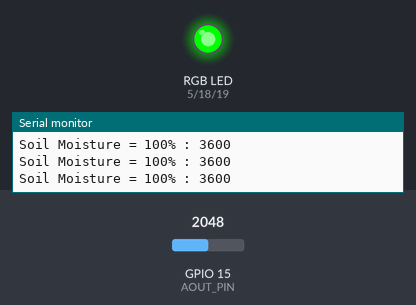
A sketch run on a simulated ESP32. Parts: an RGB LED mixed from three pins (HIGH = lit), the last lines printed to the serial monitor. Inputs (shaded band) come from the test bench; at power-on: GPIO 15 (AOUT_PIN) = 2048.

Above: at 1.2 s.
1.3 s: GPIO 15 (AOUT_PIN) set to 3658
2.8 s: GPIO 15 (AOUT_PIN) set to 3773
At 3.6 s:
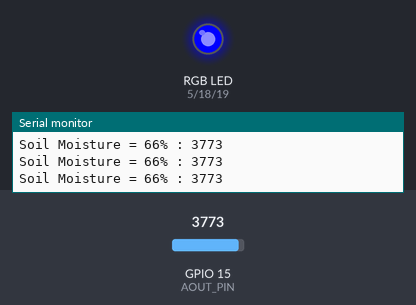
4.3 s: GPIO 15 (AOUT_PIN) set to 3866
5.8 s: GPIO 15 (AOUT_PIN) set to 3960
At 6.3 s:
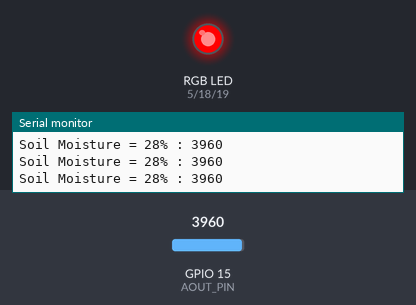
7.3 s: GPIO 15 (AOUT_PIN) set to 3603
At 7.6 s:
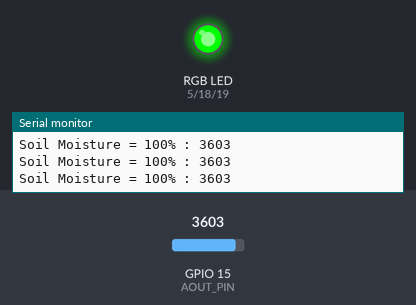
8.8 s: GPIO 15 (AOUT_PIN) set to 4095
At 10.1 s:
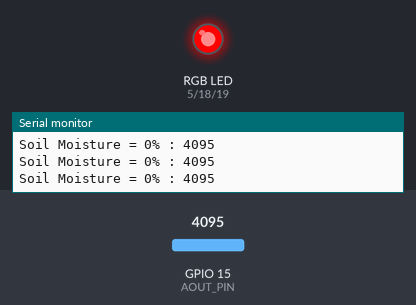
Timing chart, 0 to 11.3 s (numbered marks = the images above; inputs shaded):
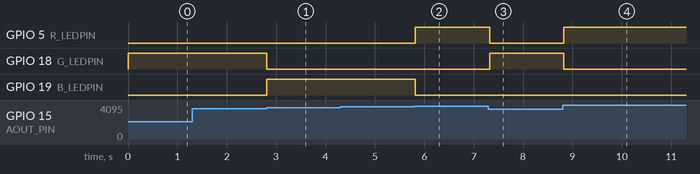

The sketch:

EX10_SOIL_SENSOR_RGBLED_CALIBRATE.ino
```cpp
int R_LEDPIN = 5;
int G_LEDPIN = 18;
int B_LEDPIN = 19;
#define AOUT_PIN 15

void setup() {
  // put your setup code here, to run once:
  Serial.begin(115200);
  analogSetAttenuation(ADC_11db);
  pinMode(R_LEDPIN, OUTPUT);
  pinMode(G_LEDPIN, OUTPUT);
  pinMode(B_LEDPIN, OUTPUT);
}

void loop() {
  // put your main code here, to run repeatedly:
  int value = analogRead(AOUT_PIN);

  if(value < 3600){
    value = 3600;
  }else if(value > 4095){
    value = 4095;
  }

  int PercentValue = map(value,3600,4095,100,0);

  if(PercentValue>80){
    digitalWrite(R_LEDPIN, LOW); digitalWrite(G_LEDPIN, HIGH); digitalWrite(B_LEDPIN, LOW);
  }else if(PercentValue<=80 && PercentValue>=40){
    digitalWrite(R_LEDPIN, LOW); digitalWrite(G_LEDPIN, LOW); digitalWrite(B_LEDPIN, HIGH);
  }else if(PercentValue<40){
    digitalWrite(R_LEDPIN, HIGH); digitalWrite(G_LEDPIN, LOW); digitalWrite(B_LEDPIN, LOW);
  }

  Serial.print("Soil Moisture = ");
  Serial.print(PercentValue);
  Serial.print("% : ");
  Serial.println(value);

  delay(100);
}
```

Measured:
- the behaviour switches between 3698 and 3699 on GPIO 15 (AOUT_PIN) (found by bisection; images 0 and 1)
- the behaviour switches between 3901 and 3902 on GPIO 15 (AOUT_PIN) (found by bisection; images 1 and 2)
- after the input at 2.8 s, GPIO 18 (G_LEDPIN): HIGH → LOW at once; GPIO 19 (B_LEDPIN): LOW → HIGH at once
- after the input at 5.8 s, GPIO 5 (R_LEDPIN): LOW → HIGH at once; GPIO 19 (B_LEDPIN): HIGH → LOW at once
- after the input at 7.3 s, GPIO 5 (R_LEDPIN): HIGH → LOW at once; GPIO 18 (G_LEDPIN): LOW → HIGH at once
- after the input at 8.8 s, GPIO 5 (R_LEDPIN): LOW → HIGH at once; GPIO 18 (G_LEDPIN): HIGH → LOW at once
